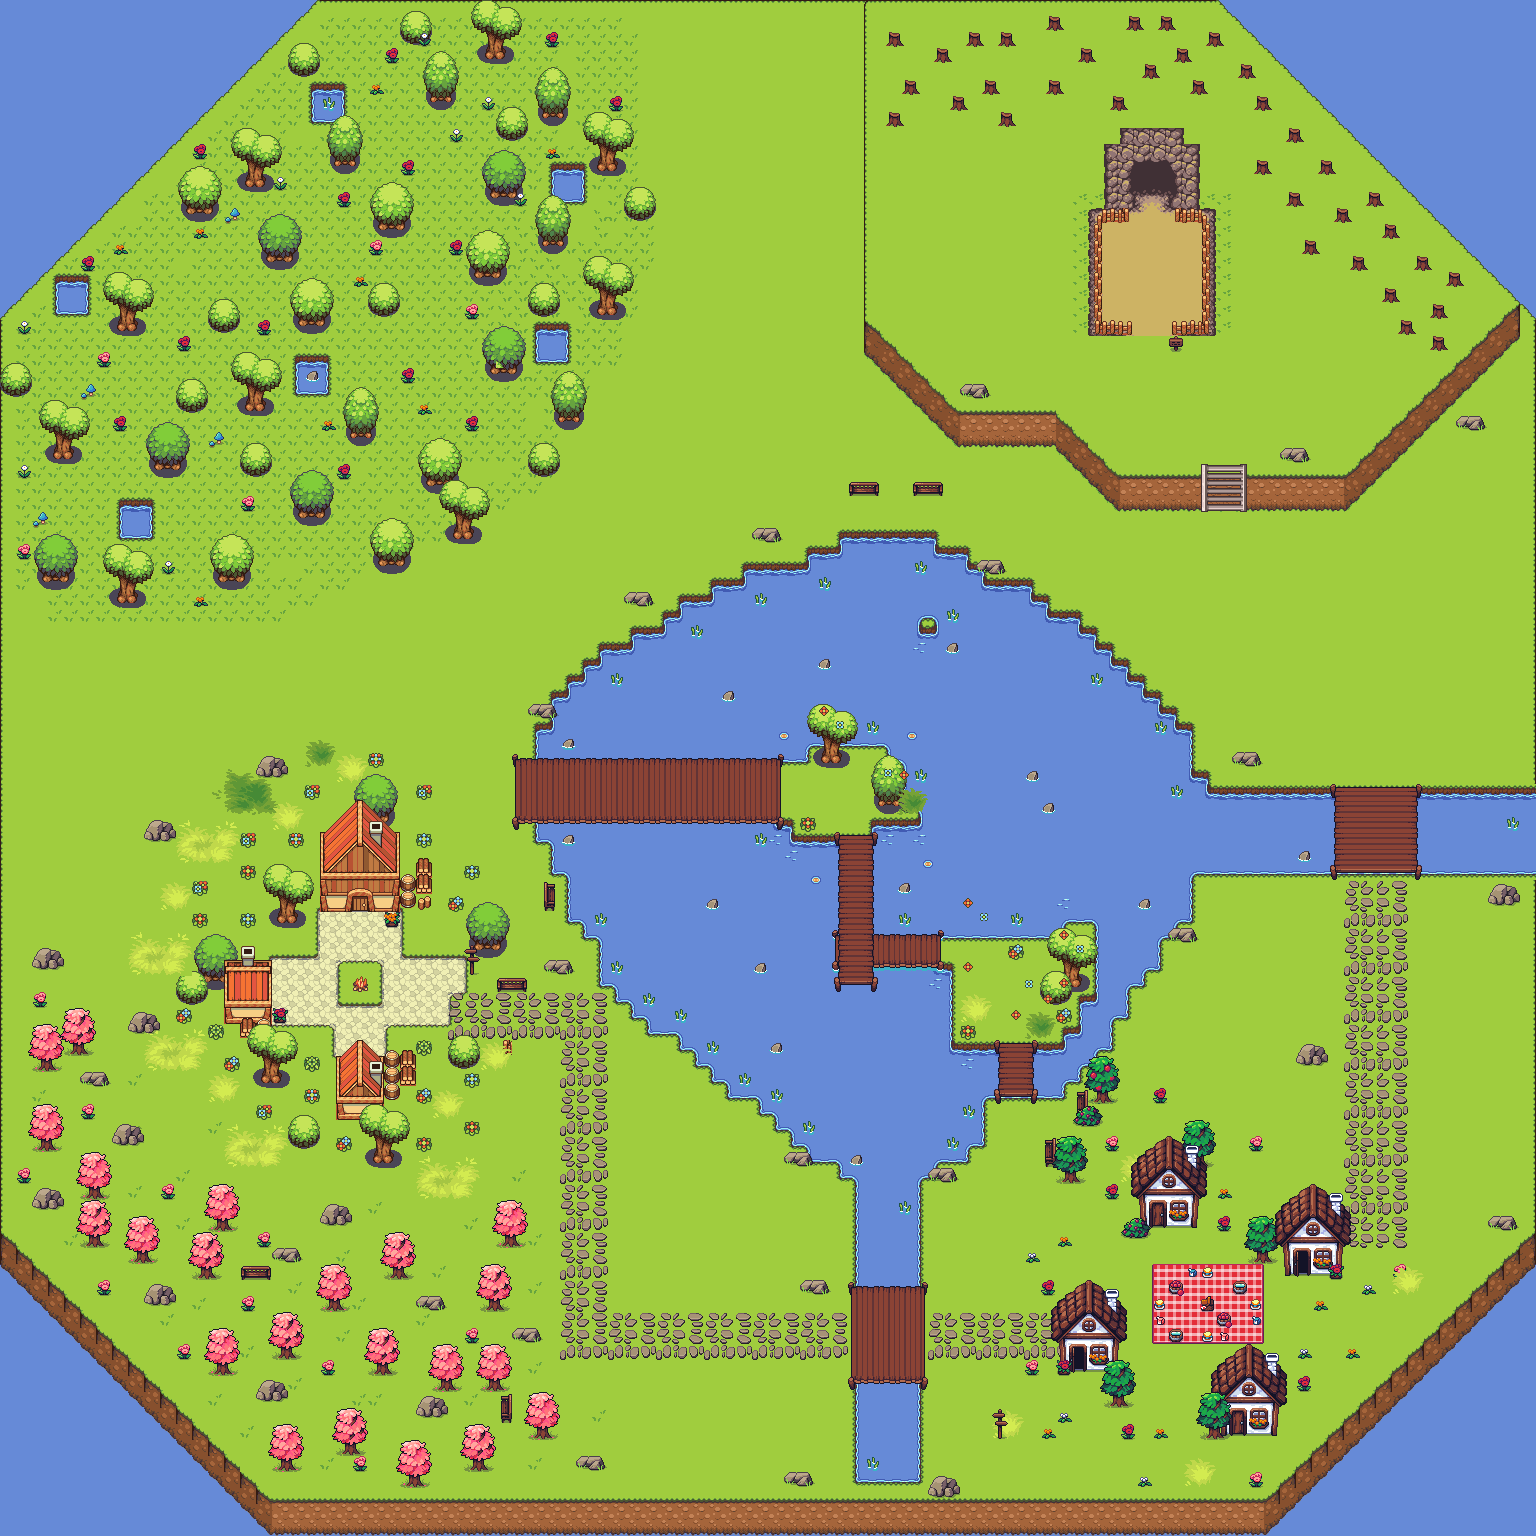

Rendered tile map (Tiled .tmx) drawn with the repository's tilesets; below, a short description and the map source with its tile grids summarised:
An orthogonal 96x96 tile map with 16x16 px tiles, 31 tile layers (eau, fond, limites, place pierre, ...), 5 tilesets.

<map version="1.10" tiledversion="1.11.1" orientation="orthogonal" renderorder="right-down" width="96" height="96" tilewidth="16" tileheight="16" infinite="0" nextlayerid="38" nextobjectid="1">
 <tileset firstgid="1" source="jeux de tuiles/TilesBases.tsx" />
 <tileset firstgid="2113" source="jeux de tuiles/cave.tsx" />
 <tileset firstgid="2617" source="jeux de tuiles/summer and spring items.tsx" />
 <tileset firstgid="2821" source="jeux de tuiles/ponts.tsx" />
 <tileset firstgid="3013" source="jeux de tuiles/spring tilemap.tsx" />
 <layer id="37" name="eau" width="96" height="96">
  <data>[9216 cells, 9216 non-empty, 1 distinct tile ids]</data>
 </layer>
 <layer id="1" name="fond" width="96" height="96">
  <data>[9216 cells, 8574 non-empty, 23 distinct tile ids]</data>
 </layer>
 <layer id="31" name="limites" width="96" height="96">
  <data>[9216 cells, 866 non-empty, 55 distinct tile ids]</data>
 </layer>
 <layer id="35" name="place pierre" width="96" height="96">
  <data>[9216 cells, 105 non-empty, 15 distinct tile ids]</data>
 </layer>
 <layer id="30" name="chemin de pierres" width="96" height="96">
  <data>[9216 cells, 260 non-empty, 12 distinct tile ids]</data>
 </layer>
 <layer id="21" name="herbe" width="96" height="96">
  <data>[9216 cells, 1097 non-empty, 1 distinct tile ids]</data>
 </layer>
 <layer id="8" name="collines" width="96" height="96">
  <data>[9216 cells, 1019 non-empty, 21 distinct tile ids]</data>
 </layer>
 <layer id="4" name="lac" width="96" height="96">
  <data>[9216 cells, 1554 non-empty, 23 distinct tile ids]</data>
 </layer>
 <layer id="26" name="ponts" width="96" height="96">
  <data>[9216 cells, 21 non-empty, 9 distinct tile ids]</data>
 </layer>
 <layer id="27" name="ponts2" width="96" height="96">
  <data>[9216 cells, 198 non-empty, 21 distinct tile ids]</data>
 </layer>
 <layer id="7" name="arbres3 et fleurs" width="96" height="96">
  <data>[9216 cells, 326 non-empty, 104 distinct tile ids]</data>
 </layer>
 <layer id="6" name="arbres2 et fleurs" width="96" height="96">
  <data>[9216 cells, 453 non-empty, 65 distinct tile ids]</data>
 </layer>
 <layer id="5" name="arbres et touffes d'herbes" width="96" height="96">
  <data>[9216 cells, 155 non-empty, 29 distinct tile ids]</data>
 </layer>
 <layer id="9" name="fleurs" width="96" height="96">
  <data>[9216 cells, 34 non-empty, 11 distinct tile ids]</data>
 </layer>
 <layer id="10" name="grotte sol" width="96" height="96">
  <data>[9216 cells, 92 non-empty, 34 distinct tile ids]</data>
 </layer>
 <layer id="36" name="grotte entrée" width="96" height="96">
  <data>[9216 cells, 20 non-empty, 18 distinct tile ids]</data>
 </layer>
 <layer id="15" name="barrières" width="96" height="96">
  <data>[9216 cells, 24 non-empty, 5 distinct tile ids]</data>
 </layer>
 <layer id="34" name="échelle" width="96" height="96">
  <data>[9216 cells, 9 non-empty, 9 distinct tile ids]</data>
 </layer>
 <layer id="17" name="étage" width="96" height="96">
  <data>[9216 cells, 6 non-empty, 4 distinct tile ids]</data>
 </layer>
 <layer id="16" name="maison" width="96" height="96">
  <data>[9216 cells, 204 non-empty, 93 distinct tile ids]</data>
 </layer>
 <layer id="22" name="portes et bancs" width="96" height="96">
  <data>[9216 cells, 20 non-empty, 10 distinct tile ids]</data>
 </layer>
 <layer id="32" name="portes" width="96" height="96">
  <data>[9216 cells, 12 non-empty, 7 distinct tile ids]</data>
 </layer>
 <layer id="33" name="panneaux" width="96" height="96">
  <data>[9216 cells, 5 non-empty, 3 distinct tile ids]</data>
 </layer>
 <layer id="20" name="tonneaux3 et cheminées" width="96" height="96">
  <data>[9216 cells, 17 non-empty, 11 distinct tile ids]</data>
 </layer>
 <layer id="19" name="tonneaux2" width="96" height="96">
  <data>[9216 cells, 11 non-empty, 5 distinct tile ids]</data>
 </layer>
 <layer id="18" name="tonneaux1" width="96" height="96">
  <data>[9216 cells, 4 non-empty, 2 distinct tile ids]</data>
 </layer>
 <layer id="24" name="tapis" width="96" height="96">
  <data>[9216 cells, 35 non-empty, 9 distinct tile ids]</data>
 </layer>
 <layer id="25" name="items sur tapis" width="96" height="96">
  <data>[9216 cells, 50 non-empty, 11 distinct tile ids]</data>
 </layer>
 <layer id="23" name="arbres et décos" width="96" height="96">
  <data>[9216 cells, 197 non-empty, 43 distinct tile ids]</data>
 </layer>
 <layer id="28" name="kayou" width="96" height="96">
  <data>[9216 cells, 92 non-empty, 6 distinct tile ids]</data>
 </layer>
 <layer id="29" name="détails dans l'eau" width="96" height="96">
  <data>[9216 cells, 44 non-empty, 4 distinct tile ids]</data>
 </layer>
</map>
